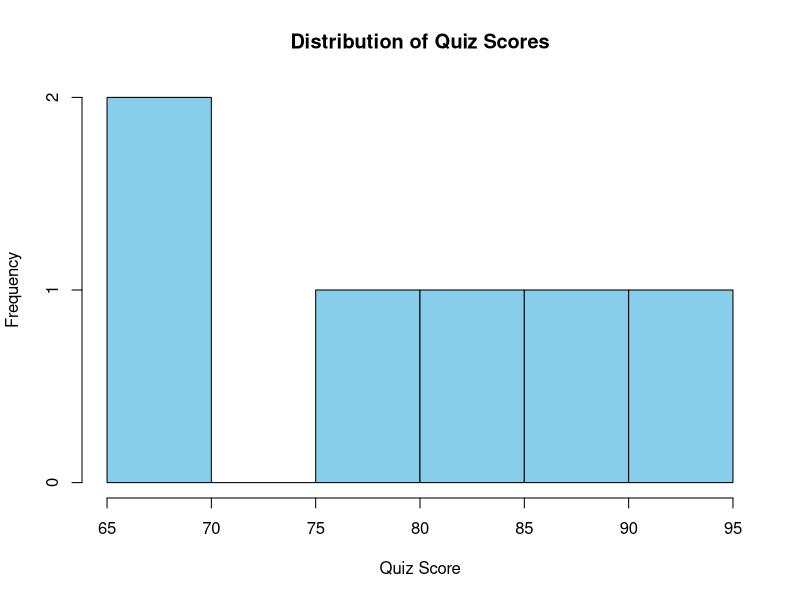
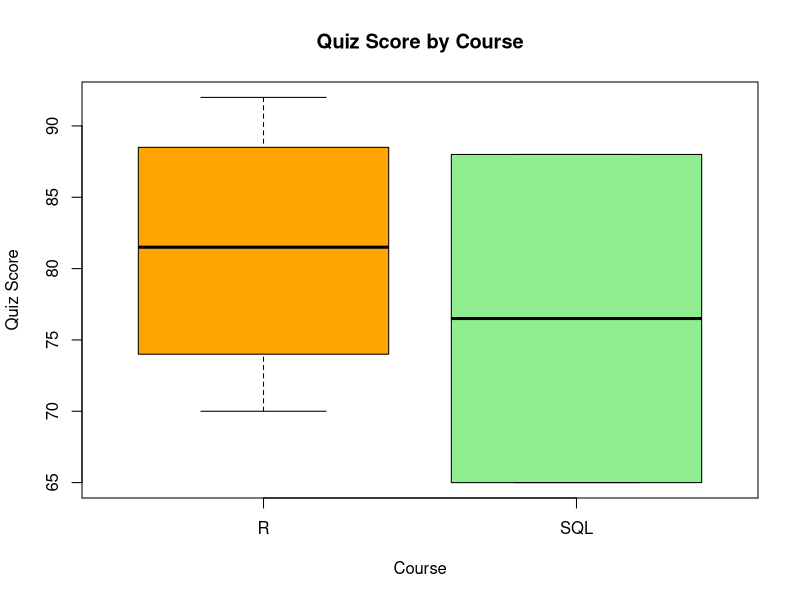

Source code (R) for these figures, in order:
# Dataset

Student_ID <- c("L01","L02","L03","L04","L05","L06")
Course <- c("R","R","SQL","R","R","SQL")
Quiz_Score <- c(78,85,65,92,70,88)

# Histogram
hist(Quiz_Score,
     main="Distribution of Quiz Scores",
     xlab="Quiz Score",
     ylab="Frequency",
     col="skyblue",
     border="black")

# Boxplot by Course
boxplot(Quiz_Score~Course,
        main="Quiz Score by Course",
        xlab="Course",
        ylab="Quiz Score",
        col=c("orange","lightgreen"))
